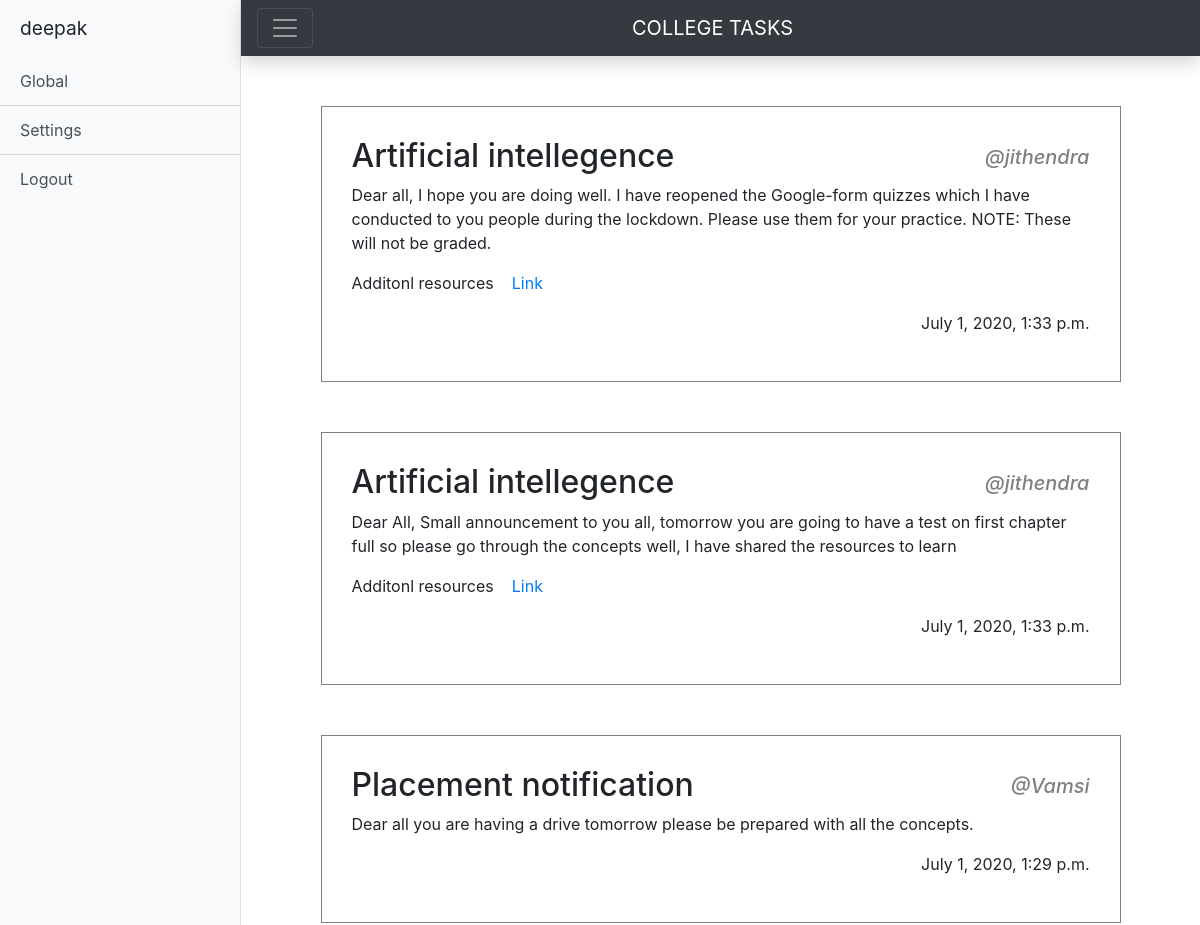
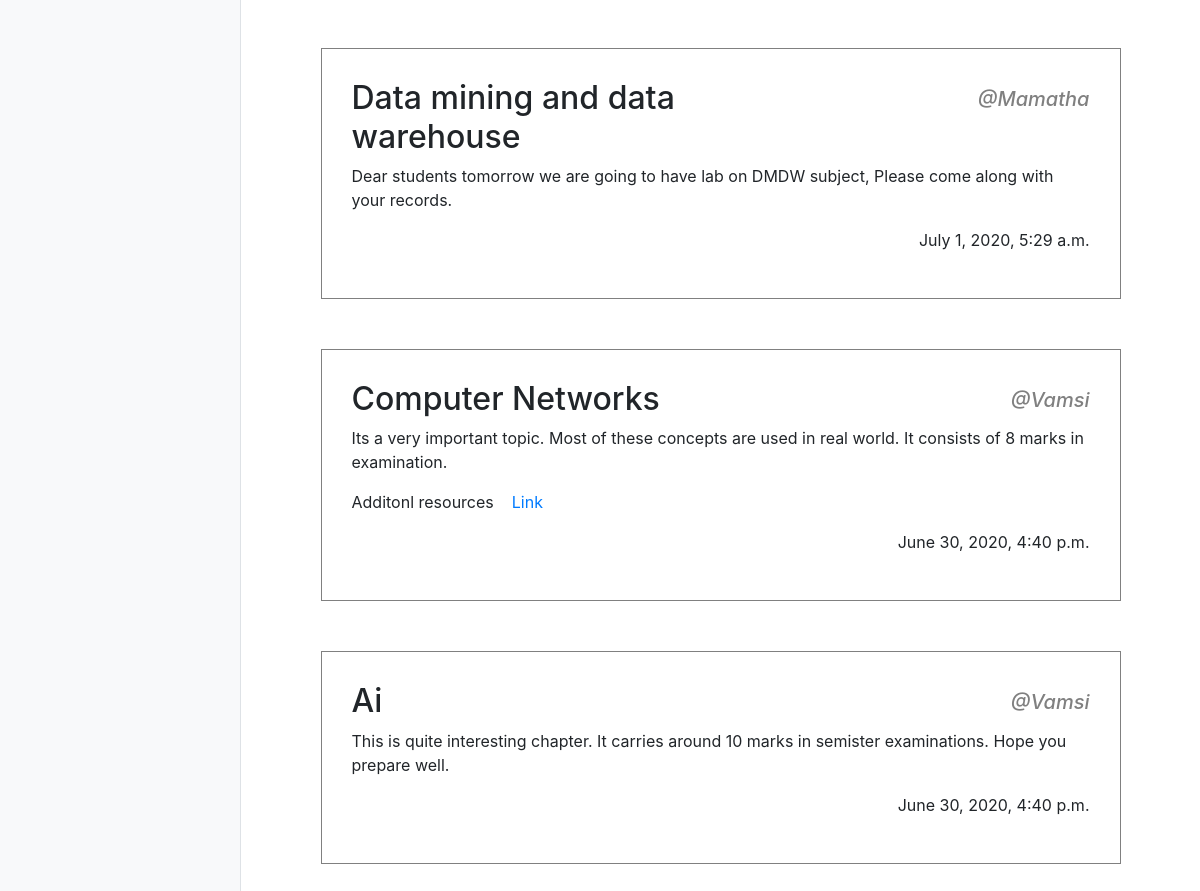
The app's page /allPosts (signed in) with its own data (2 pictures, top to bottom).
### myapp/models.py (models this page shows, shortened)
class Post(models.Model):
	subject = models.CharField(max_length = 100)
	topic = models.CharField(max_length = 100, blank = True)
	description = models.TextField(max_length = 250)
	author = models.CharField(max_length = 25)
	links = models.CharField(max_length = 500, blank = True)
	branch = models.CharField(max_length = 20, choices = branches, default = 'GLOBAL')
	year = models.CharField(max_length = 20, choices = yearChoices, default = 'All Years')
	sections = models.CharField(max_length = 20, choices = sectionChoices, default = 'All Years')
	date_posted = models.DateTimeField(auto_now=True)
	time_posted = models.TimeField(auto_now=True)

### myapp/views.py (the view)
# urls.py: path('allPosts', views.groupByAllPosts, name = "allPosts"),
@login_required(login_url='/login')
def groupByAllPosts(request):
	postObj = Post.objects.all().order_by('-date_posted', 'time_posted')
	return render(request, 'files/Posts.html', {'PostData' : postObj})

### myapp/Templates/Files/Posts.html (shortened to what this page needs)
<!DOCTYPE html>
<html lang="en">
<head>
    <link rel="stylesheet" href="https://stackpath.bootstrapcdn.com/bootstrap/4.5.0/css/bootstrap.min.css">
    <link rel="stylesheet" href="path/to/font-awesome/css/font-awesome.min.css">
</head>
<body>
    <div class="d-flex" id="wrapper">
        <div class="bg-light border-right" id="sidebar-wrapper">
            {% if request.user.is_superuser %}
                <div class="sidebar-heading"><a class="sidebar-heading" href="/userProfile">{{ request.user }} <span class="sr-only">(current)</span></a> &nbsp &nbsp <a href="post"><button class="button btn btn-success">+New Post</button></div></a>
            {% else %}
                <div class="sidebar-heading">{{ request.user }}</div>
            {% endif %}
            <div class="list-group list-group-flush">
                {% if request.user.is_superuser %}
                    <a href="allPosts" class="list-group-item list-group-item-action bg-light">All Posts</a>
                    <a href="myPosts" class="list-group-item list-group-item-action bg-light">My Posts</a>
                {% else %}
                    <a href="post" class="list-group-item list-group-item-action bg-light">Global</a>
                {% endif %}
                <a class="list-group-item list-group-item-action bg-light" href="#" id="navbarDropdown" role="button" data-toggle="dropdown" aria-haspopup="true" aria-expanded="false">Settings
                </a>
                <a class="list-group-item list-group-item-action bg-light" href="/logout">Logout</a>
            </div>
        </div>
        <div id="page-content-wrapper">
            <nav class="navbar navbar-dark bg-dark shadow" style="text-align: center;">
                <button class="navbar-toggler" id="menu-toggle" aria-expanded="false"><span class="navbar-toggler-icon"></span></button>
                <a class="navbar-brand" href="#">COLLEGE TASKS</a>
            </nav>
            <div class="container">
                {% for data in PostData %}
                    <div class="container box ">
                        <div class="row">
                            <div class="col">
                                <h2>{{ data.subject }}</h2>
                            </div>
                            <div class="col ml-auto">
                                <h5 style="text-align: end;margin-top: 8px;color: grey;"><i>@{{ data.author }}</h5></i>
                            </div>
                        </div>
                        {% if data.description %}
                            <div class="row">
                                <div class="col">
                                    <p>{{ data.description }}</p>
                                </div>
                            </div>
                        {% endif %}
                        {% if data.links %}
                            <div class="row">
                                <div class="col">
                                    <p>Additonl resources &nbsp &nbsp<a href="{{ data.links }}">Link</a></p>
                                </div>
                            </div>
                        {% endif %}
                        <div class="row">
                            <div class="col ml-auto" style="text-align: end">
                                <p>{{ data.date_posted }}</p>
                            </div>
                        </div>
                    </div>
                {% endfor %}
            </div>
        </div>
    </div>
</body>
</html>

### myapp/Templates/Files/Posts.html (style rules this page uses)
#wrapper { overflow-x: hidden; }
#sidebar-wrapper { min-height: 100vh; margin-left: -15rem; -webkit-transition: margin .25s ease-out; -moz-transition: margin .25s ease-out; -o-transition: margin .25s ease-out; transition: margin .25s ease-out; }
#sidebar-wrapper .sidebar-heading { padding: 0.875rem 1.25rem; font-size: 1.2rem; }
#sidebar-wrapper .list-group { width: 15rem; }
#page-content-wrapper { min-width: 100vw; }
@media (min-width: 768px) { #sidebar-wrapper { margin-left: 0; } }
@media (min-width: 768px) { #page-content-wrapper { min-width: 0; width: 100%; } }
.box { border: 1px solid grey; max-width: 800px; margin-top: 50px; margin-bottom: 50px; padding: 30px; background-color: white; }

### records on screen
Post: subject "Artificial intellegence", author "jithendra", description "Dear all, I hope you are doing well. I have reopened the Google-form quizzes which I have conducted to you people during the lockdown. Please use them for your practice. NOTE: These will not be graded.", date_posted "July 1, 2020, 1:33 p.m."
Post: subject "Artificial intellegence", author "jithendra", description "Dear All, Small announcement to you all, tomorrow you are going to have a test on first chapter full so please go through the concepts well, I have shared the resources to learn", date_posted "July 1, 2020, 1:33 p.m."
Post: subject "Placement notification", author "Vamsi", description "Dear all you are having a drive tomorrow please be prepared with all the concepts.", date_posted "July 1, 2020, 1:29 p.m."
Post: subject "Data mining and data warehouse", author "Mamatha", description "Dear students tomorrow we are going to have lab on DMDW subject, Please come along with your records.", date_posted "July 1, 2020, 5:29 a.m."
Post: subject "Computer Networks", author "Vamsi", description "Its a very important topic. Most of these concepts are used in real world. It consists of 8 marks in examination.", date_posted "June 30, 2020, 4:40 p.m."
Post: subject "Ai", author "Vamsi", description "This is quite interesting chapter. It carries around 10 marks in semister examinations. Hope you prepare well.", date_posted "June 30, 2020, 4:40 p.m."

### other values on screen
{{ request.user }} "deepak"
